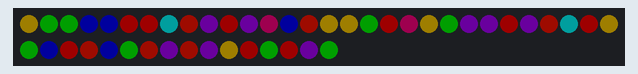
Simulated run of this sketch. Board: Arduino Uno, built with avr-gcc and run on an emulated ATmega328P. Parts: 46 RGB LEDs in strip order, left to right, continuing on the next row. Dim RGB values are drawn brighter than linear; random numbers use the default seed unless the sketch sets one.

Above: at 0.1 s.
At 3.1 s:
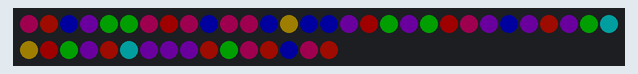
At 9.1 s:
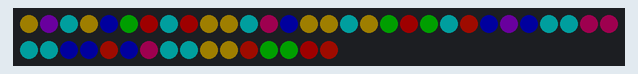
At 18.1 s:
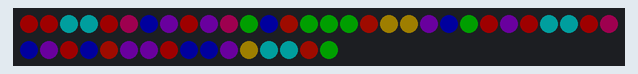
At 27.1 s:
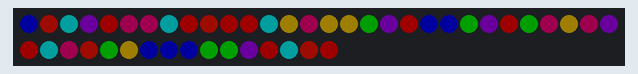
At 36.2 s:
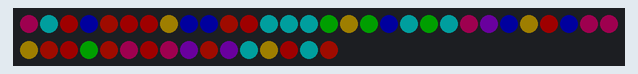

The sketch:

sketch_aug5b.ino
```cpp
#include <Adafruit_NeoPixel.h>

#define PIN 20       // Define the GPIO pin connected to the NeoPixel data input
#define NUMPIXELS 46 // Number of NeoPixels in the strip //51 possible
#define MAXBRIGHTNESS 30
// Create an instance of the Adafruit_NeoPixel class
Adafruit_NeoPixel strip = Adafruit_NeoPixel(NUMPIXELS, PIN, NEO_GRB + NEO_KHZ800);

void addAdjustedDelay();

void setup()
{
  strip.begin(); // Initialize the strip
  strip.show();  // Initialize all pixels to 'off'
}

void loop()
{
  randomChristmasBalls(2, MAXBRIGHTNESS);
  // specialFadeEffect(1, MAXBRIGHTNESS);
}
void specialFadeEffect(int stepSize, int maxBrightness)
{
    static int r = 0;
    static int g = 0;
    static int b = maxBrightness;

    while (r < maxBrightness)
    {
        r = r + stepSize;
        if (r > maxBrightness)
            r = maxBrightness;
        for (int i = 0; i < strip.numPixels(); i++)
        {
            strip.setPixelColor(i, strip.Color(r, g, b)); // Rot, gruen, blau
        }
        strip.show(); // Update the strip

        addAdjustedDelay(r, g, b, maxBrightness);
    }

    while (b > 0)
    {
        b = b - stepSize;
        if (b < 0)
            b = 0;
        for (int i = 0; i < strip.numPixels(); i++)
        {
            strip.setPixelColor(i, strip.Color(r, g, b)); // Rot, gruen, blau
        }
        strip.show(); // Update the strip

        addAdjustedDelay(r, g, b, maxBrightness);
    }

    while (g < maxBrightness)
    {
        g = g + stepSize;
        if (g > maxBrightness)
            g = maxBrightness;
        for (int i = 0; i < strip.numPixels(); i++)
        {
            strip.setPixelColor(i, strip.Color(r, g, b)); // Rot, gruen, blau
        }
        strip.show(); // Update the strip

        addAdjustedDelay(r, g, b, maxBrightness);
    }

    while (r > 0)
    {
        r = r - stepSize;
        if (r < 0)
            r = 0;
        for (int i = 0; i < strip.numPixels(); i++)
        {
            strip.setPixelColor(i, strip.Color(r, g, b)); // Rot, gruen, blau
        }
        strip.show(); // Update the strip

        addAdjustedDelay(r, g, b, maxBrightness);
    }

    while (b < maxBrightness)
    {
        b = b + stepSize;
        if (b > maxBrightness)
            b = maxBrightness;
        for (int i = 0; i < strip.numPixels(); i++)
        {
            strip.setPixelColor(i, strip.Color(r, g, b)); // Rot, gruen, blau
        }
        strip.show(); // Update the strip

        addAdjustedDelay(r, g, b, maxBrightness);
    }

    while (g > 0)
    {
        g = g - stepSize;
        if (g < 0)
            g = 0;
        for (int i = 0; i < strip.numPixels(); i++)
        {
            strip.setPixelColor(i, strip.Color(r, g, b)); // Rot, gruen, blau
        }
        strip.show(); // Update the strip

        addAdjustedDelay(r, g, b, maxBrightness);
    }
}

void addAdjustedDelay(int r, int g, int b, int maxBrightness)
{
    if ((r == maxBrightness && g == 0 && b == 0) || (r == 0 && g == maxBrightness && b == 0) || (r == 0 && g == 0 && b == maxBrightness))
    {
        delay(60);
    }
    else if ((r > 0 && r < 50) || (g > 0 && g < 100) || (b > 0 && b < 50))
    {
        delay(30);
    }
    else
    {
        delay(10);
    }
}

void randomChristmasBalls(int speed, int maxBrightness)
{
    for (int i = 0; i < strip.numPixels(); i++)
    {
        int randomNumber = random(8);
        switch (randomNumber)
        {
        case 0:
            setPixelColorRed(i, maxBrightness);
            break;
        case 1:
            setPixelColorGreen(i, maxBrightness);
            break;
        case 2:
            setPixelColorBlue(i, maxBrightness);
            break;
        case 3:
            setPixelColorOrange(i, maxBrightness);
            break;
        case 4:
            setPixelColorPurple(i, maxBrightness);
            break;
        case 5:
            setPixelColorViolet(i, maxBrightness);
            break;
        case 6:
            setPixelColorCyan(i, maxBrightness);
            break;
        case 7:
            setPixelColorYellow(i, maxBrightness);
            break;
        }
    }
    strip.show();
    delay(3000);
}

void setPixelColorRed(int pixelNumber, int maxBrightness)
{
    strip.setPixelColor(pixelNumber, strip.Color(maxBrightness, 0, 0));
}

void setPixelColorGreen(int pixelNumber, int maxBrightness)
{
    strip.setPixelColor(pixelNumber, strip.Color(0, maxBrightness, 0));
}

void setPixelColorBlue(int pixelNumber, int maxBrightness)
{
    strip.setPixelColor(pixelNumber, strip.Color(0, 0, maxBrightness));
}

void setPixelColorOrange(int pixelNumber, int maxBrightness)
{
    strip.setPixelColor(pixelNumber, strip.Color(maxBrightness, maxBrightness / 11, 0));
}

void setPixelColorPurple(int pixelNumber, int maxBrightness)
{
    strip.setPixelColor(pixelNumber, strip.Color(maxBrightness, 0, maxBrightness / 2));
}

void setPixelColorViolet(int pixelNumber, int maxBrightness)
{
    strip.setPixelColor(pixelNumber, strip.Color(maxBrightness / 1.5, 0, maxBrightness));
}

void setPixelColorCyan(int pixelNumber, int maxBrightness)
{
    strip.setPixelColor(pixelNumber, strip.Color(0, maxBrightness, maxBrightness));
}

void setPixelColorYellow(int pixelNumber, int maxBrightness)
{
    strip.setPixelColor(pixelNumber, strip.Color(maxBrightness, maxBrightness / 1.2, 0));
}
```

Measured:
- what the display in image 1 shows lasts 3.0 s, from 3.0 s to 6.0 s
